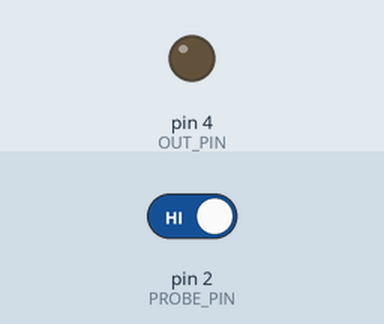
Bench run of a sketch on a simulated Arduino Uno, built with avr-gcc and run on an emulated ATmega328P. Shown: output pins drawn as LEDs (lit = HIGH). The test bench sets the inputs (shaded band); at power-on: pin 2 (PROBE_PIN) HIGH.

Above: at 1.2 s.
1.3 s: pin 2 (PROBE_PIN) driven LOW
At 2.8 s:
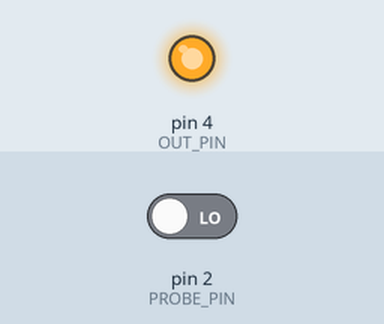
Timing chart, 0 to 4.3 s (numbered marks = the images above; inputs shaded):
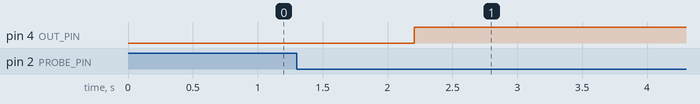

The sketch:

coinTiny.ino
```cpp
/**
    Coin Action - Mission Possible MK2
    Ward Melville HS Science Olympiad - Team A - 2017-2018
    coinTiny.ino
    Purpose: Triggers the next action based on the input from an NPN inductive probe.

    @author David Cutting
    @version 0.1 1/4/2018
*/

// Definitions for microcontroller pin numbers
const int PROBE_PIN = 2;
const int OUT_PIN = 4;

// Variables for states of the pins
bool probeState = HIGH;
bool outState = LOW;

// Variables and constants for the debounce code
unsigned int counter = 0;
const int DEBOUNCE_COUNT = 50;
long time = 0;

void setup() {
  // Set the microcontroller pins as either inputs or outputs
  pinMode(PROBE_PIN, INPUT);
  pinMode(OUT_PIN, OUTPUT);

  // Set the output pin to low
  digitalWrite(OUT_PIN, LOW); // Write the output pin to LOW
}

void loop() {
  if(millis() != time && outState == LOW) { // If more than one millisecond has elapsed since the last loop...
    probeState = digitalRead(PROBE_PIN); // Read the current state of the probe and store it

    if(probeState == LOW) { // If the state of the probe is low (quarter is present)...
      counter++; // Increment the counter
    }
    else { // Otherwise...
       counter = 0; // Reset the counter
    }
    if(counter >= DEBOUNCE_COUNT) { //  If the counter is greater than the debounce threshold...
      counter = 0; // Reset the counter
      outState = HIGH; // Set the trigger state to high
      delay(800); // Delay 800 milliseconds (0.8 s) in addition to the 50 millisecond debounce and time for coin to flip to allow observation.
      digitalWrite(OUT_PIN, outState); // Set the output pin to the trigger state
    }
    time = millis(); // Record the current time in milliseconds
  }
}
```

Measured:
- after the input at 1.3 s, pin 4 (OUT_PIN): LOW → HIGH after 0.91 s
